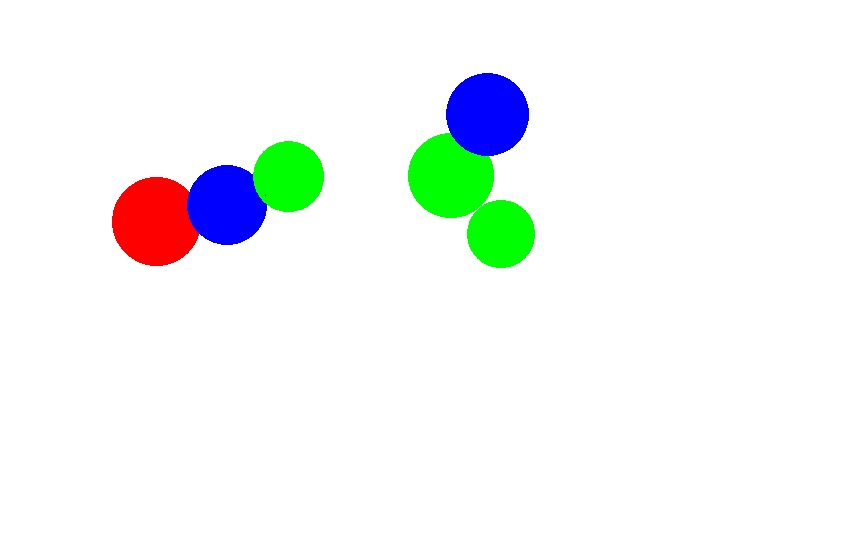
%> input picture Assignment 2/test1_13CS30041.jpg, 864 x 540 px
$ octave ass2_13CS30041.m   (GNU Octave 9; MATLAB toolbox functions it lacks are replaced by stand-ins)
%> lines starting %> are read from the running program, lines starting %| are printed output that depends on the picture; in (x1, y1, x2, y2) boxes, pixels count from 0 and x2, y2 are one past the last pixel; in counts of white or black regions, pixels touching at a corner belong together; the program's own positions count from 1
%---------------------------------
%Name: Aishik Chakraborty         |
%Roll No.: 13CS30041              |
%Assignment 2                     |
%---------------------------------


%start of program

clear all;
clc;
close all;

%Read RGB image.
%It is assumed that the candies are either fully red or green or blue
I = imread('test1_13CS30041.jpg');
%> I is the input picture: size 540x864x3 uint8; mean R, G, B 242.3, 246.1, 244.7

figure('name', 'Input Image');
imshow(I);

gray = rgb2gray(I);
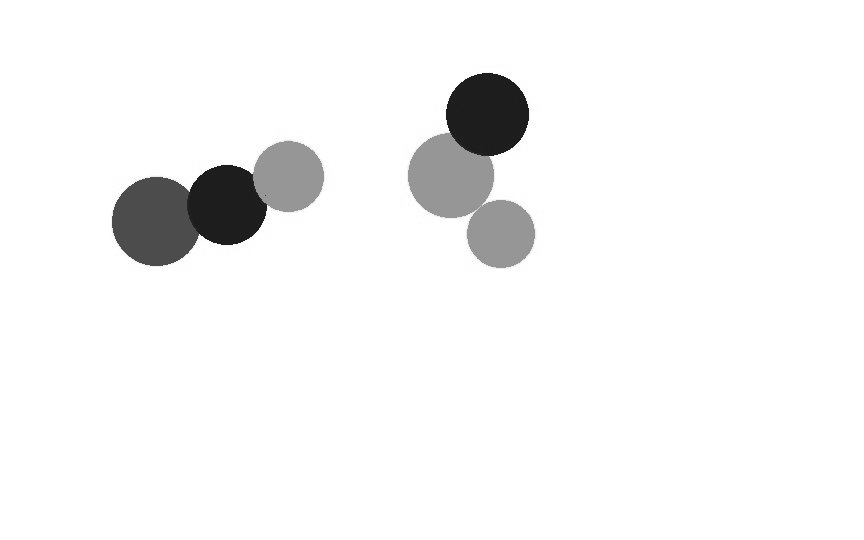
%> gray: size 540x864 uint8; min 21, max 255, mean 244.8

[x,y,z] = size(I);
%> x = 540; y = 864; z = 3
%array to store information of only the red portion
R = zeros(x, y);

%array to store information of only the green portion
G = zeros(x, y);

%array to store information of only the blue portion
B = zeros(x, y);

fprintf('--------------------------Assignment 2-----------------------------\n');
fprintf('\nThe image dimensions are:\n');
fprintf('x = %d\ny = %d\nz = %d\n',x,y,z);
%| x = 540
%| y = 864
%| z = 3

count_arr = zeros(1,256);
%maintain count of intensity in grayscale
for i= 1:x
    for j = 1:y
        count_arr(gray(i,j) + 1) = count_arr(gray(i,j) + 1) + 1;
    end
end
%> after the loop, count_arr = 256 values, max 434276 at index 255, min 0 at index 1, mean 1822.5

%find largest intensity in grayscale
max_count = 0;
largest_intensity = 0;
for i = 1:256
    if max_count<count_arr(i)
        max_count = count_arr(i);
        largest_intensity = i-1;
    end
end
%> this loop made 256 passes
%> max_count on passes 22, 24, 25, 26, 27, 28, 29, 30: 1, 2, 8, 11, 35, 77, 282, 8250
%> after the loop, largest_intensity = 254; max_count = 434276

%perform thresholding
for i= 1:x
    for j = 1:y
        if gray(i,j) > 0.9*largest_intensity
            gray(i,j) = 255;
        else
            gray(i,j) = 0;
        end;
    end
end
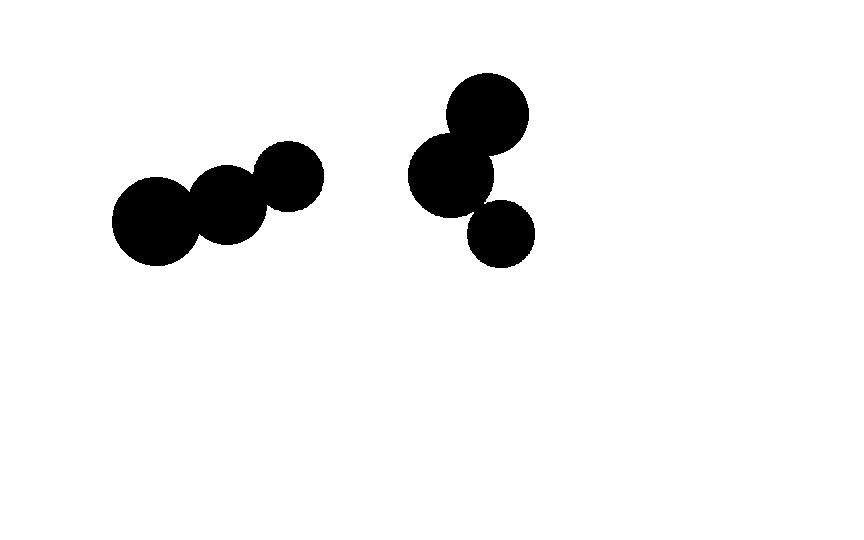
%> gray: size 540x864 uint8; 93.8% white; 2 black regions, box (x1, y1, x2, y2) and area: (112, 141, 324, 266) 14676, (408, 73, 535, 268) 14418

gray = im2double(gray);
gray = im2bw(gray, 0.5);
%figure, imshow(gray);


%find complement of image for component finding
gray = ~gray;

figure('name', 'Thresholded Final Image');
imshow(gray);
se_bin = strel('disk', 12);


eroded_im = imerode(gray, se_bin);
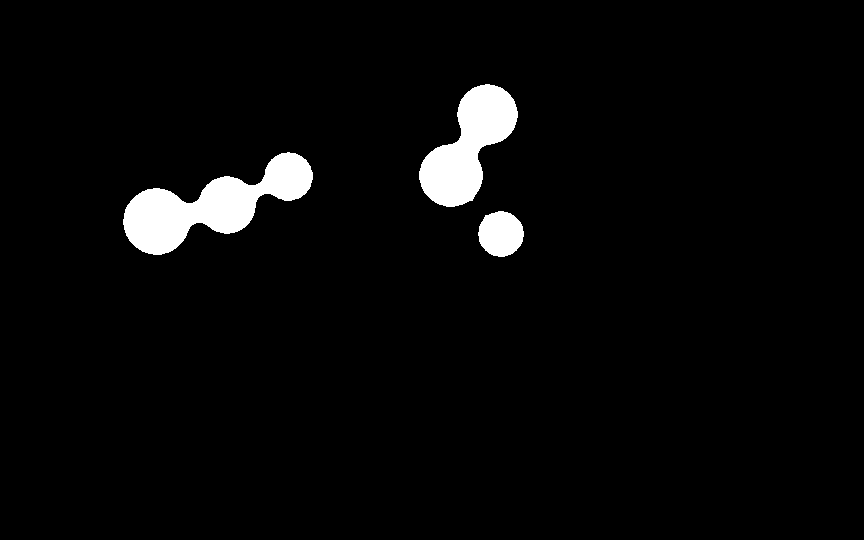
%> eroded_im: size 540x864 logical; 3.5% white; 3 white regions, box (x1, y1, x2, y2) and area: (123, 152, 313, 255) 8367, (419, 84, 518, 207) 6252, (478, 211, 524, 257) 1629
eroded_im = imerode(eroded_im, se_bin);
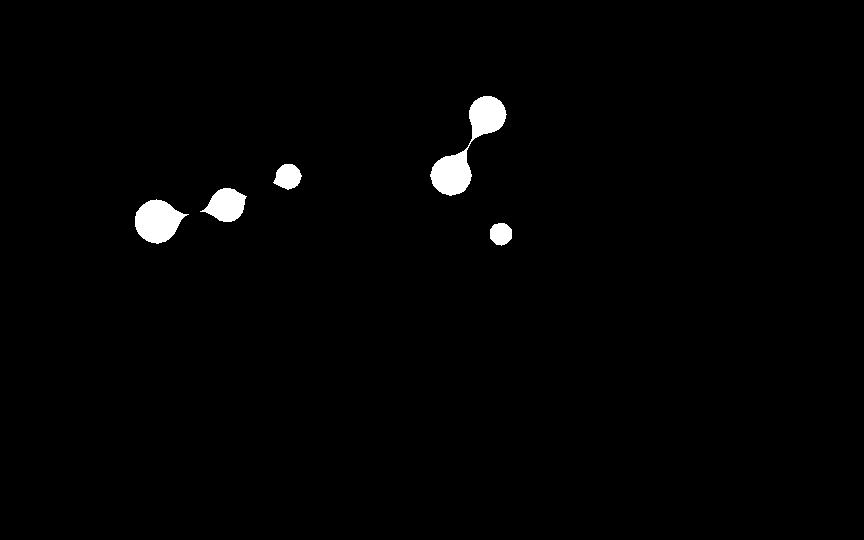
%> eroded_im: size 540x864 logical; 1.3% white; 5 white regions, box (x1, y1, x2, y2) and area: (430, 96, 507, 196) 2548, (135, 199, 189, 244) 1557, (200, 188, 247, 222) 1007, (273, 164, 302, 190) 527, (490, 223, 512, 246) 400

%eroded_im = imdilate(eroded_im, se);
figure('name', 'Separated Image');
imshow(eroded_im);

[Candy_bin, n] = bwlabel(eroded_im, 8);
%> Candy_bin: size 540x864 double; 6 distinct labels, from 0 to 5
%> n = 5

fprintf('\nTotal number of candies in the image is %d\n', n);
%| Total number of candies in the image is 5

rad=zeros(1,n);
c1 = zeros(1,n);
c2 = zeros(1,n);
for k = 1:n
    [r, c]= find(Candy_bin == k);
    rad(k) = (max(r) - min(r))/2;
    c1(k) = min(r) + rad(k);
    c2(k) = min(c) + rad(k);
end
%> this loop made 5 passes
%> after the loop, c1 = [222 205.5 177.5 146.5 235]; c2 = [158 217.5 286.5 480.5 502]; rad = [22 16.5 12.5 49.5 11]

%As nothing is mentioned, we can assume that the radius of candies which
%occur most frequently are the ones that were intended to be made

%Thus in the following loops we find the maximum number of occurences of a
%radius and take that radius to be the intended radius.
max_count=0;
for i = 1:n
    c=0;
    temp = rad(i);
    for j = 1:n
        if rad(j) == temp
            c = c + 1;
        end
    end
    if c > max_count
        max_count = c;
        max_rad = temp;
    end
end
%> this loop made 5 passes
%> (temp, max_count, max_rad) on pass 1: (22, 1, 22)
%> temp on passes 2 to 5: 16.5, 12.5, 49.5, 11

%max_rad = max(rad);
fprintf('\nThe Approximate Radius of original candy is %d \n',max_rad);
%| The Approximate Radius of original candy is 22

fprintf('\nThe number of candies according to specification is: %d \n',max_count);
%| The number of candies according to specification is: 1


%find pixel info at coordinates of centres of circles
P = impixel(I,c2,c1);
%> P = [254 0 0; 0 0 254; 0 255 1; 0 1 254; 0 255 1]
r_count = 0;
g_count = 0;
b_count = 0;
%disp(P);

for i = 1:n
    if P(i,1)>250 && P(i,1)<=255
        r_count = r_count + 1;
    end
    if P(i,2)>250 && P(i,2)<=255
        g_count = g_count + 1;
    end
    if P(i,3)>250 && P(i,3)<=255
        b_count = b_count + 1;
    end
end
%> this loop made 5 passes

%se = strel('disk', 40);

fprintf('\n\n-------------------Color Count-----------------------------\n');

fprintf('The number of Red colored candies are %d\n',r_count);
%| The number of Red colored candies are 1
fprintf('The number of Green colored candies are %d\n',g_count);
%| The number of Green colored candies are 2
fprintf('The number of Blue colored candies are %d\n',b_count);
%| The number of Blue colored candies are 2


fprintf('\n\n---------------------Final result---------------------------\n');
if n == max_count
    fprintf('\nAll candies are upto specification\n');
else
    fprintf('\nWARNING!! All candies are not upto specification\n');
end
fprintf('\n-------------------------------------------------------------\n');
